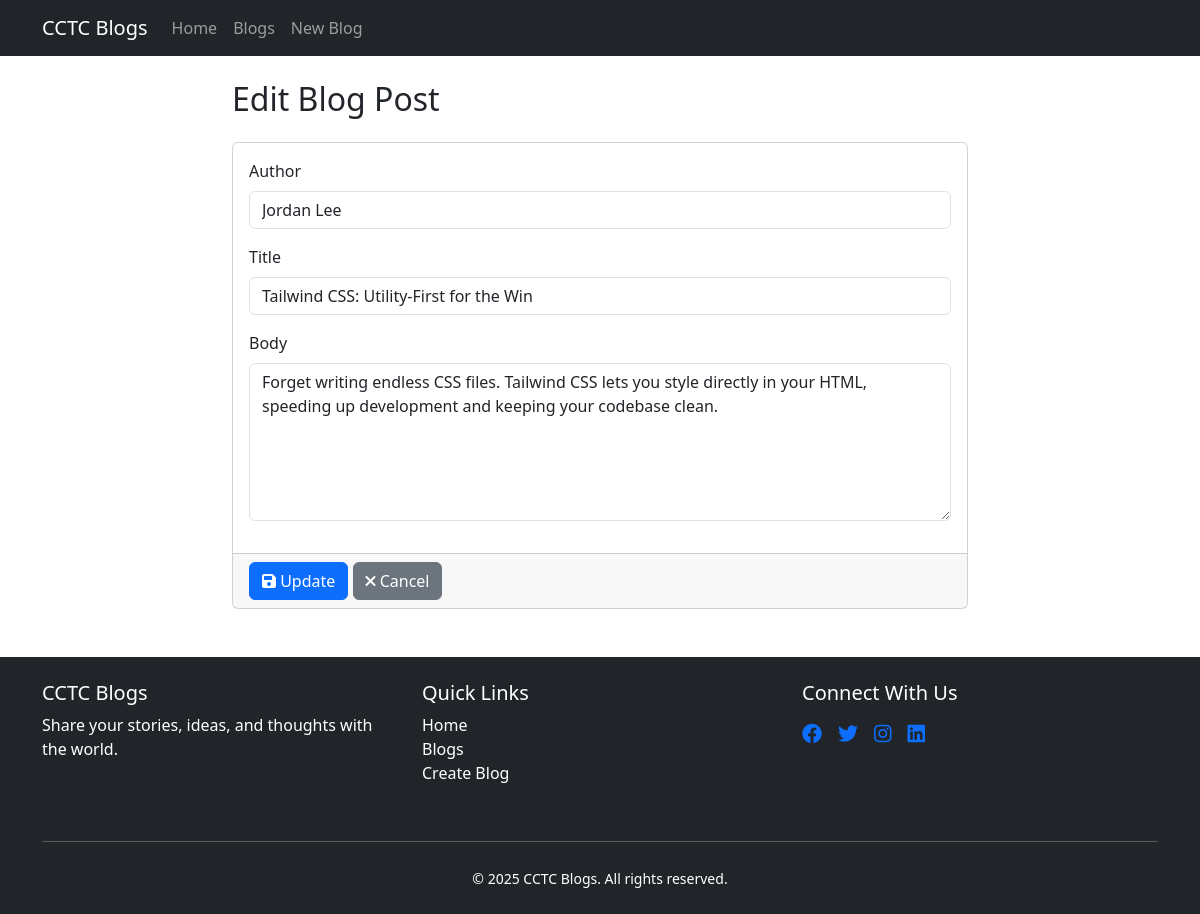
The page /blog/10/edit/ on the database its author committed.
### blog/models.py (models this page shows, shortened)
class Blog(models.Model):
    author = models.CharField(max_length=100)
    title = models.CharField(max_length=200)
    body = models.TextField()
    created_at = models.DateTimeField(auto_now_add=True)
    updated_at = models.DateTimeField(auto_now=True)
    class Meta:
        ordering = ['-created_at']

### blog/views.py (the view, shortened to what this page needs)
# urls.py: path('blog/<int:pk>/edit/', views.BlogUpdateView.as_view(), name='blog-update'),
class BlogUpdateView(UpdateView):
    model = Blog
    template_name = 'blog_form.html'
    fields = ['author', 'title', 'body']
    success_url = reverse_lazy('blog-list')

### templates/blog_form.html (shortened to what this page needs)
{% extends 'base.html' %}
{% block content %}
<div class="row">
    <div class="col-md-8 offset-md-2">
        <h2 class="mb-4">
            {% if form.instance.pk %}
                Edit Blog Post
            {% else %}
                Create New Blog Post
            {% endif %}
        </h2>
        <form method="post" class="card">
            <div class="card-body">
                {% for field in form %}
                <div class="mb-3">
                    <label for="{{ field.id_for_label }}" class="form-label">{{ field.label }}</label>
                    {% if field.name == 'body' %}
                        <textarea name="{{ field.name }}" id="{{ field.id_for_label }}"
                                class="form-control {% if field.errors %}is-invalid{% endif %}"
                                rows="6">{{ field.value|default:'' }}</textarea>
                    {% else %}
                        <input type="{{ field.field.widget.input_type }}"
                               name="{{ field.name }}"
                               id="{{ field.id_for_label }}"
                               value="{{ field.value|default:'' }}"
                               class="form-control {% if field.errors %}is-invalid{% endif %}">
                    {% endif %}
                </div>
                {% endfor %}
            </div>
            <div class="card-footer">
                <button type="submit" class="btn btn-primary">
                    {% if form.instance.pk %}
                        <i class="fas fa-save"></i> Update
                    {% else %}
                        <i class="fas fa-plus"></i> Create
                    {% endif %}
                </button>
                <a href="{% url 'blog-list' %}" class="btn btn-secondary">
                    <i class="fas fa-times"></i> Cancel
                </a>
            </div>
        </form>
    </div>
</div>
{% endblock %}

### rows shown on the page
Blog: author "Jordan Lee" "Tailwind CSS: Utility-First for the Win", body "Forget writing endless CSS files. Tailwind CSS lets you style directly in your HTML, speeding up development and keeping your codebase clean."

### other values the page prints
{{ field.label }} "Author" "Title" "Body"
